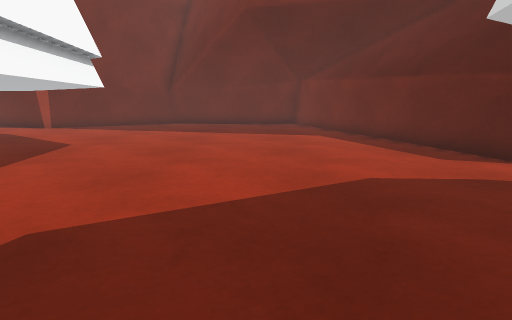
[1] (above)

24 first-person views from a walk through a scene from a Unity 3-D project. The camera is 0.33 m above the floor, tilts 10° down and sees 75° across. The floor is counted in squares, 0.25 m on a side. Each view is taken from the middle of a square. On the plan, view 1 faces up. The plan holds only what a view shows up to about 14 squares ahead; the rest is blank. The place goes on beyond the plan.

[2]
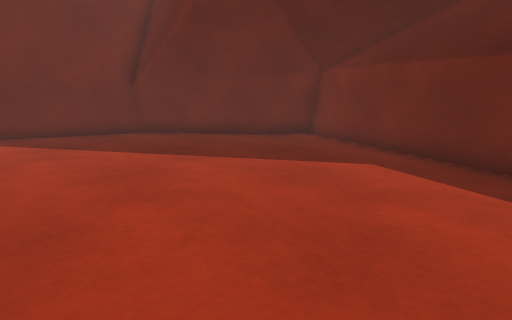

[3]
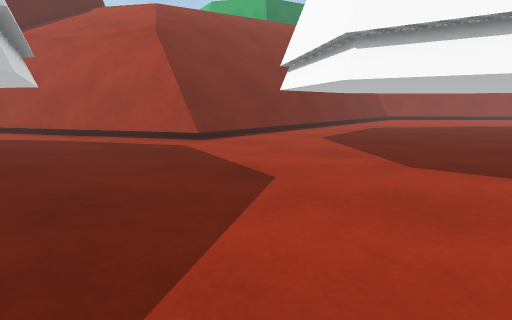

[4]
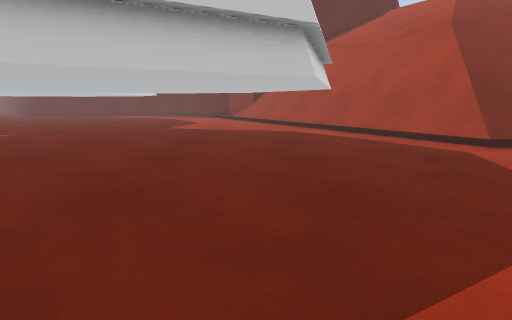

[5]
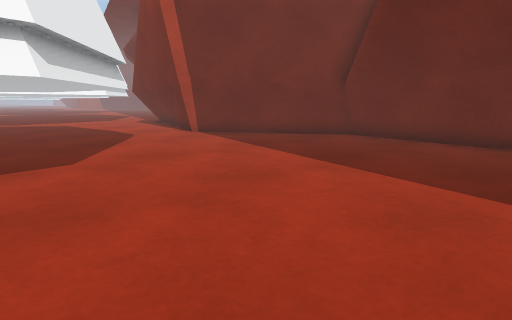

[6]
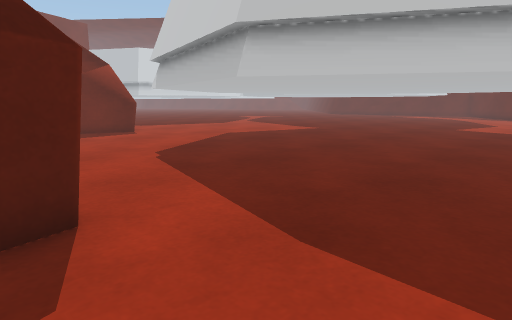

[7]
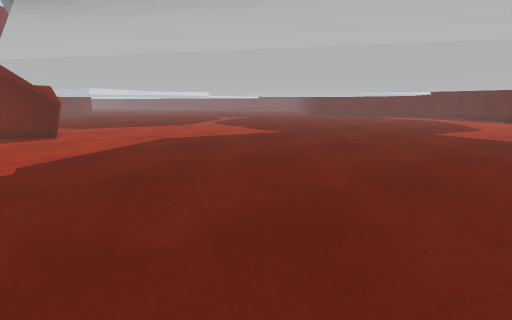

[8]
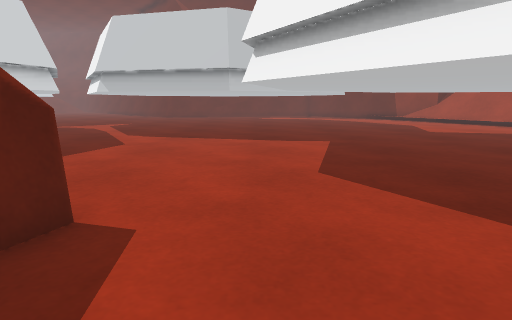

[9]
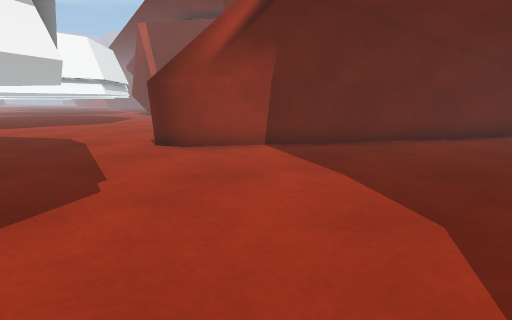

[10]
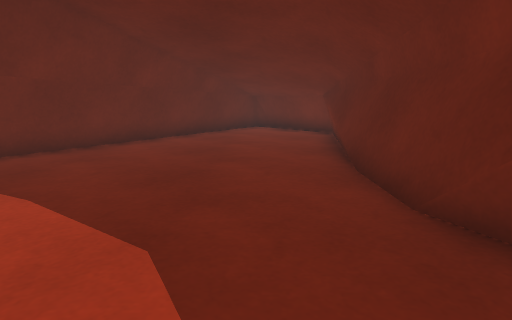

[11]
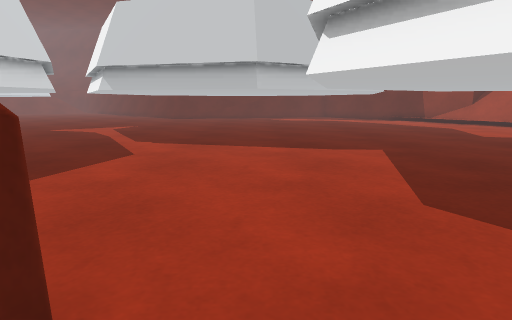

[12]
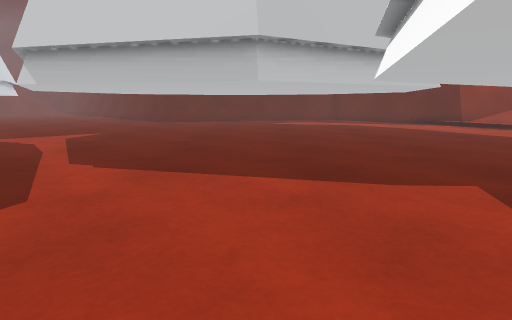

[13]
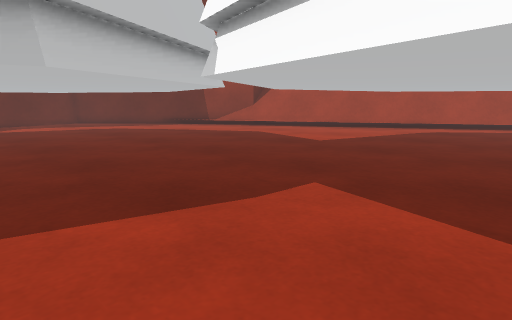

[14]
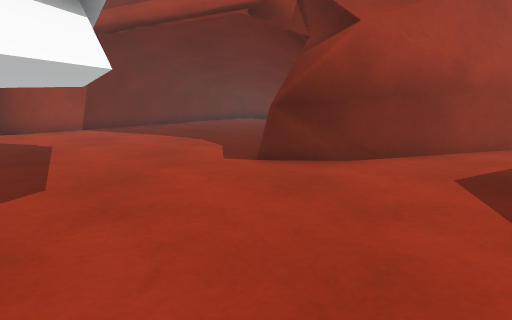

[15]
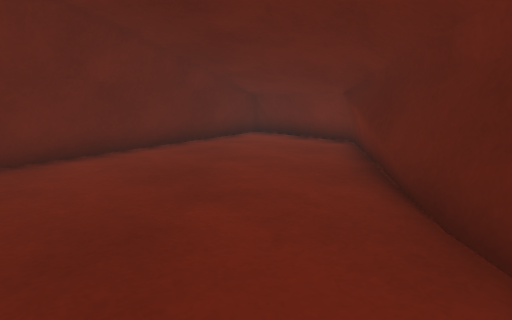

[16]
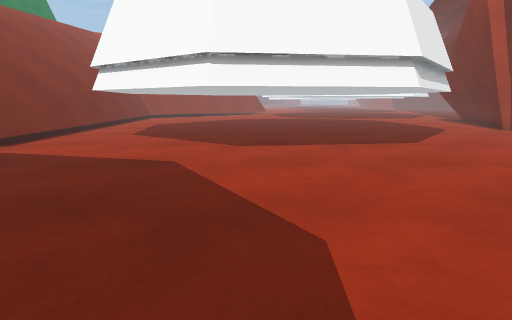

[17]
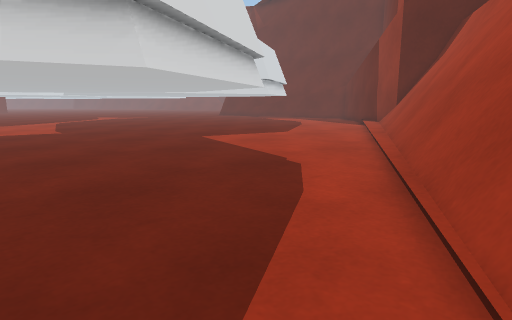

[18]
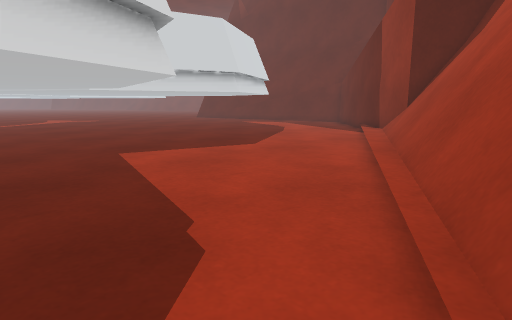

[19]
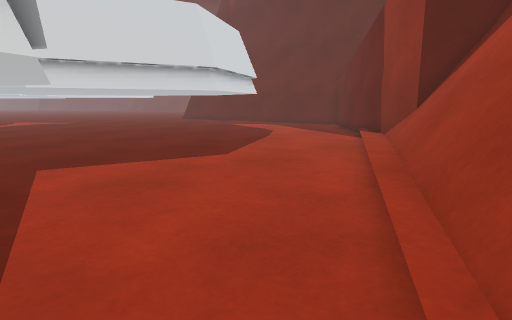

[20]
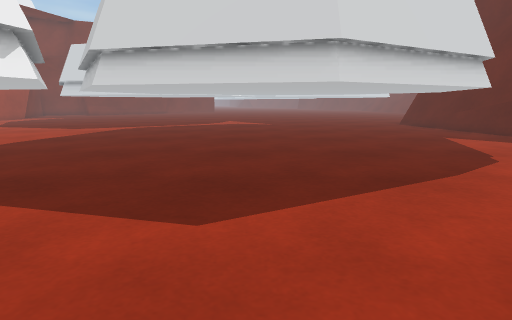

[21]
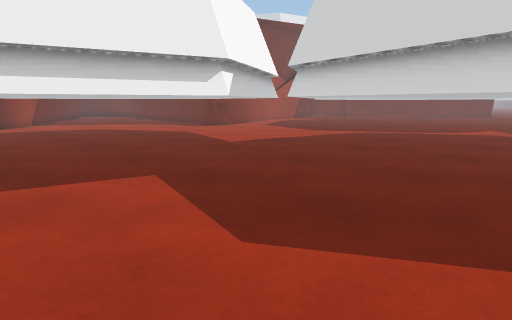

[22]
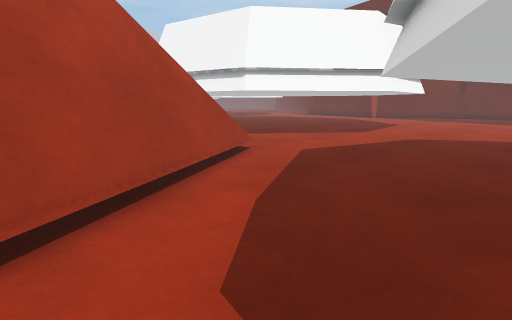

[23]
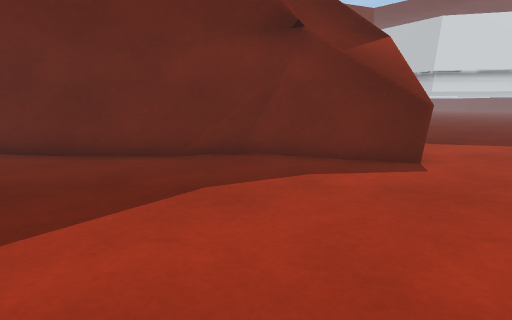

[24]
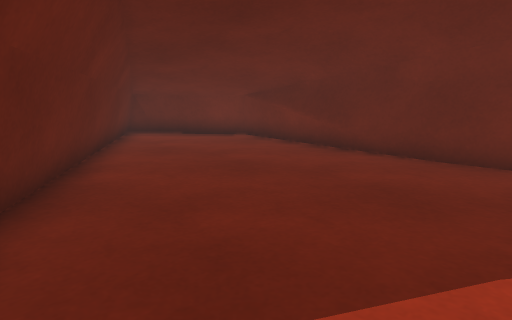

### Floor plan
Key: @ floor where view 1 was taken; # wall or solid block; . floor; / step, stairs or slope; = window, fence, low wall or low ledge; ^ raised ledge; O other object.
Columns run from 9 left of view 1 to 21 right of it. Each row starts with its distance up from view 1.
 20    ###### OO           ###
 19   ##.. #####O          ####
 18 ###.........O         ##.##
 17 ##..........#         ##..##
 16 ............##       ##...##
 15 ............##      ##....##
 14 .............#      ##....##
 13 O............#     ##.....##
 12  OO..........##   ##......##
 11  .OO..........#   ##......##
 10  ..OO.........#  ##.......##
  9  ....O........#####.......##
  8  ....O........####........##
  7  ....O.........##.........##
  6  ....O....................##
  5  ....O....................##
  4  ....OO.......OOOOO.......##
  3  ....O......OO.....OOO....## ##
  2  ...O.....OO.........O...=####=
  1  ..OO.....O..........OO..##=...
  0  .OO.....@O...........O........
 -1 OOO......O.............O.......
 -2 .........O.............O.......
 -3 ==^^^=...O.............O.......
 -4   ^^#=...O.............O.......
 -5     ##=..O............OO.......
 -6      #=...O...........O........
 -7      ##=..OO..........O.O.....O
 -8      ##=...O........OOOOOOOOO.O
 -9       ##=...OOO...OOOOO......OO
-10        #=......OOOOOO.........O
-11        ##=.........O..........
-12         #=.........O..........
-13         ##=.......O...........
-14          #=.......O...........
-15          ##=......O...........
-16           #=/.....O.......
-17           ###.....OO......
-18             #/.....O......
-19             ##/....OO

Where each view was taken, in squares from view 1:
view 1: 0 up, 0 right, facing up
view 2: 6 up, 0 right, facing up
view 3: 7 up, 2 right, facing down-left
view 4: 7 up, 2 right, facing down
view 5: 8 up, 2 right, facing up-left
view 6: 8 up, 2 right, facing down-right
view 7: 5 up, 2 right, facing down-right
view 8: 5 up, 14 right, facing down
view 9: 2 up, 15 right, facing up-left
view 10: 3 up, 15 right, facing up
view 11: 3 up, 15 right, facing down
view 12: 1 down, 15 right, facing down
view 13: 3 down, 16 right, facing down-left
view 14: 6 down, 16 right, facing up
view 15: 6 up, 15 right, facing up
view 16: 5 up, 5 right, facing left
view 17: 2 down, 4 left, facing down-right
view 18: 6 down, 2 left, facing down-right
view 19: 8 down, 1 left, facing down-right
view 20: 14 down, 2 right, facing right
view 21: 16 down, 3 right, facing up-right
view 22: 9 down, 2 right, facing up-left
view 23: 5 up, 9 right, facing right
view 24: 7 up, 9 right, facing up-right
